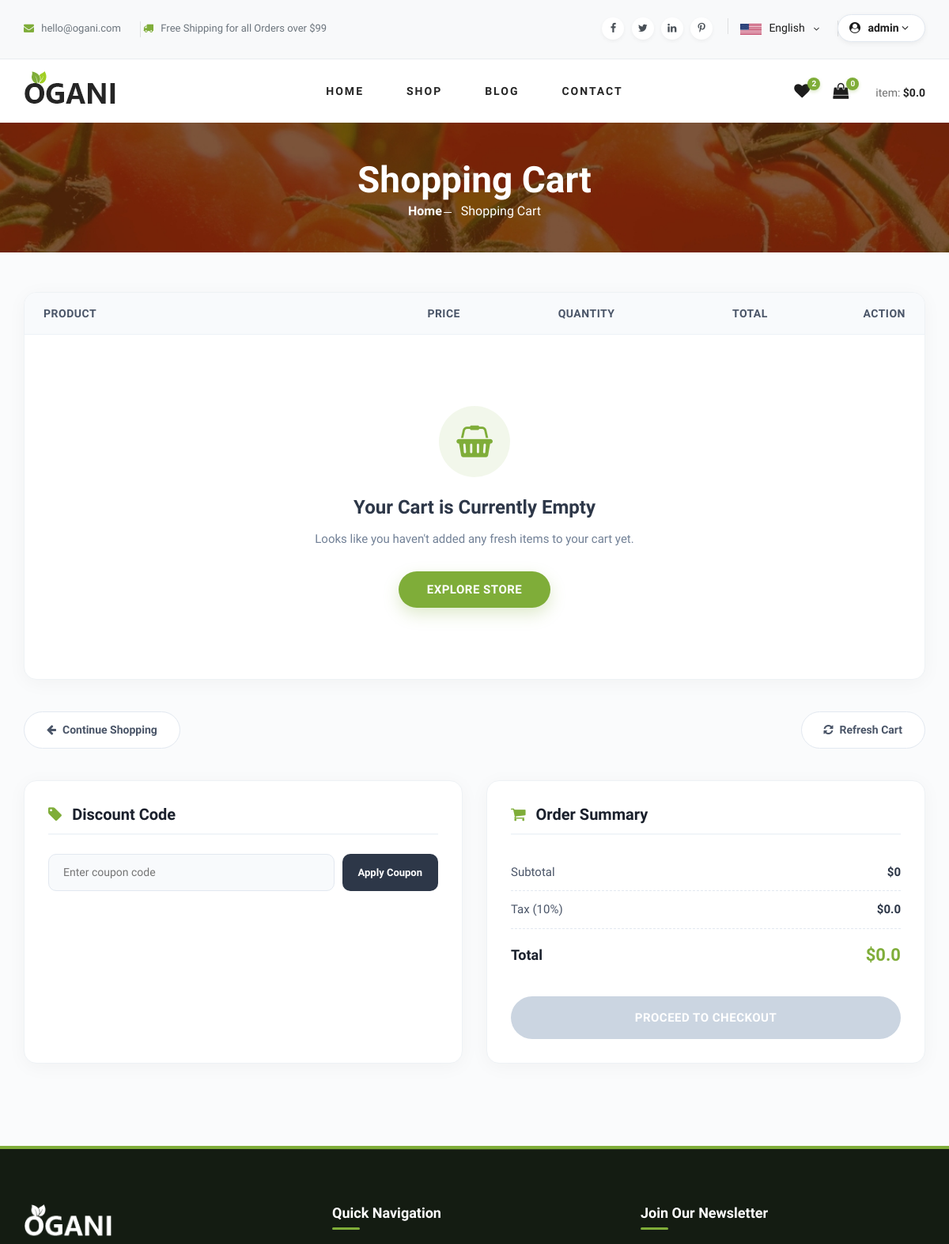
Before: /cart/cart_page/ (signed in, upper part) with the older database file.
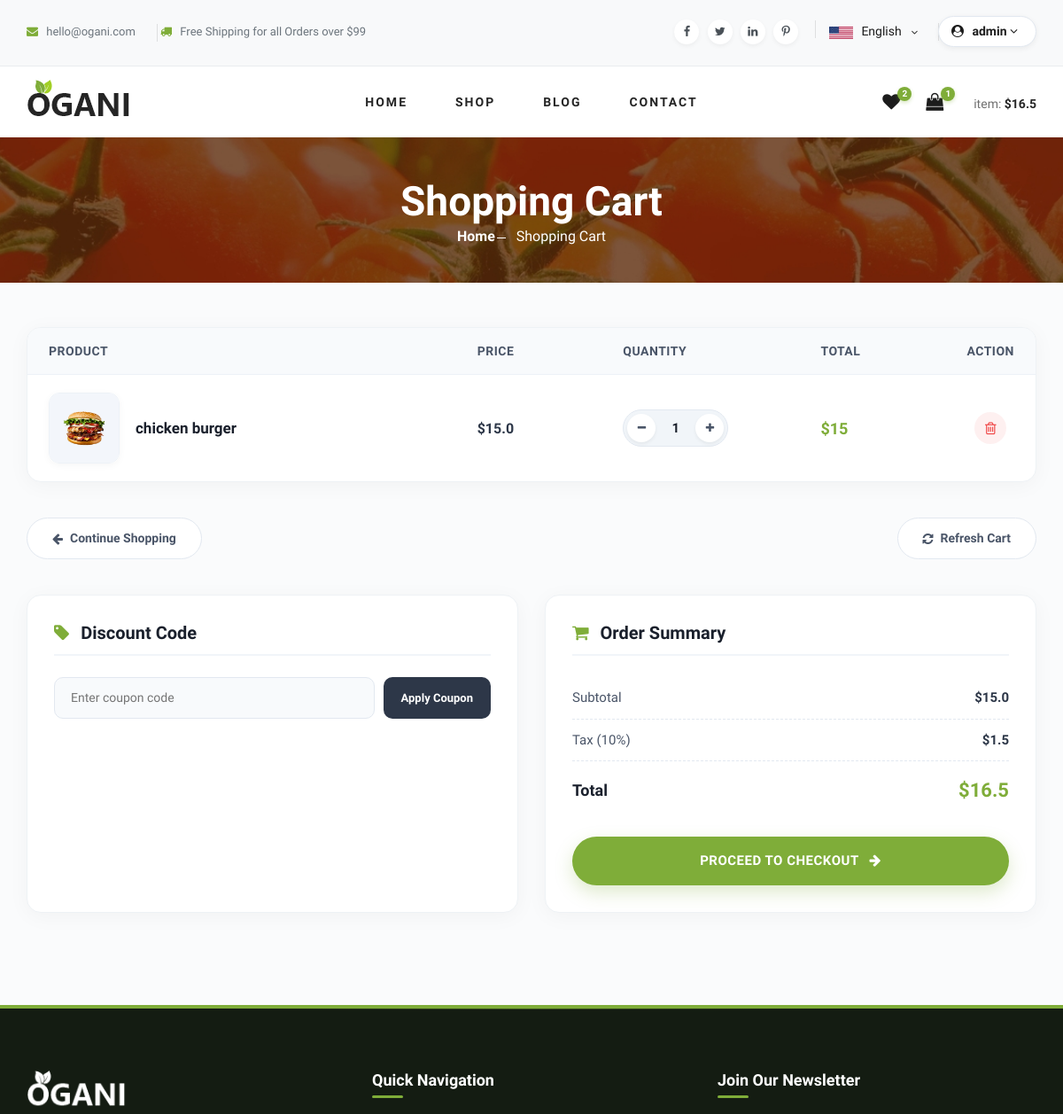
After: the same page with the newer database file.
### src/apps/cart/models.py (models this page shows, shortened)
class  CartProduct(models.Model):
    user = models.ForeignKey(UserAccount, on_delete=models.CASCADE)
    user_session = models.ForeignKey(CartID, on_delete=models.CASCADE)
    product = models.ForeignKey(Product, on_delete=models.CASCADE)
    quantity = models.IntegerField()
    price = models.IntegerField()
    date_added = models.DateTimeField(auto_now_add=True)
    def sub_total(self):
        return self.quantity * self.price

### src/apps/product/models.py (models this page shows, shortened)
class Product(models.Model):
    product_name = models.CharField(max_length=100)
    product_category = models.ForeignKey(ProductCategory, on_delete=models.PROTECT)
    product_info = models.CharField(max_length=255, blank=True)
    product_description = models.TextField(blank=True)
    product_price = models.FloatField()
    product_image = models.ImageField(upload_to='product/photos')
    product_weight = models.FloatField()
    shipping = models.CharField(max_length=100)
    is_available = models.BooleanField(default=True)
    created_at = models.DateTimeField(auto_now_add=True)
    updated_at = models.DateTimeField(auto_now_add=True)

### src/apps/cart/views.py (the view)
# urls.py: path('cart_page/', views.main_cart_page, name='cart_page'),
@login_required
def main_cart_page(request):
    html_template_name = 'cart/cart.html'
    current_user = request.user
    user_cart_products = CartProduct.objects.filter(user=current_user).select_related('product', 'product__product_category')
    total_price = 0
    tax_percent = 0.1 # 10%
    for data in user_cart_products:
        total_price += data.product.product_price * data.quantity
    tax = round(total_price * tax_percent, 2)
    final_price = total_price + tax
    context = {
        'all_products': user_cart_products,
        'total_price': total_price,
        'final_price': final_price,
        'tax': tax,
    }
    return render(request, html_template_name, context)

### src/apps/contact/contact_form.py
class NewsLetterForm(forms.ModelForm):
    class Meta:
        model = NewsLetterModel
        fields = ['email']
    def __init__(self, *args, **kwargs):
        super().__init__(*args, **kwargs)
        self.fields['email'].required = True
        self.fields['email'].widget.attrs['placeholder'] = 'Your Email'

### src/common/context_processors/cart_product_count.py (called while the page is built)
def product_in_cart_count(request):
    product_count = 0
    current_user = request.user
    try:
        if current_user.is_authenticated:
            all_cart_products = CartProduct.objects.all().filter(user=current_user)
            product_count = all_cart_products.count()
    except CartProduct.DoesNotExist:
        product_count = 0
    return dict(counter = product_count)

### src/common/context_processors/make_newsletter_form_available.py (called while the page is built)
def newsletter_for_all_app(request):
    return {'newsletter_form': NewsLetterForm()}

### src/common/context_processors/money_counter.py (called while the page is built)
def cart_total_without_tax(request):
    try:
        current_user = request.user
        if current_user.is_authenticated:
            cart = CartProduct.objects.filter(user=current_user)
            total = 0
            for item in cart:
                total += item.sub_total()
        else:
            total = 0
    except CartProduct.DoesNotExist:
        total = 0
    return {'total_without_tax': total}

### templates/cart/cart.html (shortened to what the changed rows need)
{% extends 'index.html' %}
{% load static %}
{% block content %}
<section class="breadcrumb-section set-bg" data-setbg="{% static 'img/breadcrumb.jpg' %}">
    <div class="container">
        <div class="row">
            <div class="col-lg-12 text-center">
                <div class="breadcrumb__text">
                    <h2>Shopping Cart</h2>
                </div>
            </div>
        </div>
    </div>
</section>
<section class="cart-section">
    <div class="container">
        <div class="cart-table-card">
            <table class="cart-table">
                <thead>
                    <tr>
                        <th style="width: 45%;">Product</th>
                        <th style="width: 15%;">Price</th>
                        <th style="width: 20%;">Quantity</th>
                        <th style="width: 15%;">Total</th>
                        <th style="width: 5%; text-align: center;">Action</th>
                    </tr>
                </thead>
                <tbody>
                    {% if all_products %}
                        {% for data in all_products %}
                        <tr>
                            <td>
                                <div class="cart-product-info">
                                    <img src="{{ data.product.product_image.url }}" alt="{{ data.product.product_name }}" class="cart-product-img">
                                    <h5 class="cart-product-title">{{ data.product.product_name }}</h5>
                                </div>
                            </td>
                            <td>
                                <span class="cart-price">${{ data.product.product_price }}</span>
                            </td>
                            <td>
                                <div class="qty-control-wrapper">
                                    <a href="{% url 'cart:decrease_product' data.product.id %}" class="qty-btn" title="Decrease quantity">
                                        <i class="fa fa-minus"></i>
                                    </a>
                                    <form action="{% url 'cart:increase_product' data.product.id %}" method="POST" style="display: inline-flex; align-items: center; margin: 0;">
                                        <input type="text" class="qty-input" value="{{ data.quantity }}" readonly>
                                        <button class="qty-btn" type="submit" title="Increase quantity">
                                            <i class="fa fa-plus"></i>
                                        </button>
                                    </form>
                                </div>
                            </td>
                            <td>
                                <span class="cart-total-price">${{ data.sub_total }}</span>
                            </td>
                            <td style="text-align: center;">
                                <form action="{% url 'cart:delete_product' data.product.id %}" method="POST" style="margin: 0;">
                                    <button type="submit" class="remove-btn" title="Remove item">
                                        <i class="fa fa-trash-o"></i>
                                    </button>
                                </form>
                            </td>
                        </tr>
                        {% endfor %}
                    {% else %}
                        <tr>
                            <td colspan="5">
                                <div class="empty-cart-container">
                                    <div class="empty-cart-icon">
                                        <i class="fa fa-shopping-basket"></i>
                                    </div>
                                    <h3 class="empty-cart-title">Your Cart is Currently Empty</h3>
                                    <p class="empty-cart-desc">Looks like you haven't added any fresh items to your cart yet.</p>
                                    <a href="{% url 'product:store_page' %}" class="checkout-btn" style="display: inline-block; width: auto; padding: 14px 36px;">
                                        Explore Store
                                    </a>
                                </div>
                            </td>
                        </tr>
                    {% endif %}
                </tbody>
            </table>
        </div>
        <div class="row g-4">
            <div class="col-lg-6 mb-4">
                <div class="summary-card">
                    <h5><i class="fa fa-shopping-cart" style="color: #7fad39; margin-right: 8px;"></i> Order Summary</h5>
                    <ul class="cart-summary-list">
                        <li>Subtotal <span>${{ total_price }}</span></li>
                        <li>Tax (10%) <span>${{ tax }}</span></li>
                        <li>Total <span>${{ final_price }}</span></li>
                    </ul>
                    {% if all_products %}
                        <a href="{% url 'payment:checkout' %}" class="checkout-btn">
                            Proceed to Checkout <i class="fa fa-arrow-right" style="margin-left: 8px;"></i>
                        </a>
                    {% else %}
                        <a href="#" class="checkout-btn disabled">
                            Proceed to Checkout
                        </a>
                    {% endif %}
                </div>
            </div>
        </div>
    </div>
</section>
{% endblock %}

### templates/base/header.html (shortened to what the changed rows need)
{% load static %}
<!DOCTYPE html>
<html lang="en">
<head>
    <link rel="stylesheet" href="{% static 'css/bootstrap.min.css' %}" type="text/css">
    <link rel="stylesheet" href="{% static 'css/font-awesome.min.css' %}" type="text/css">
    <link rel="stylesheet" href="{% static 'css/elegant-icons.css' %}" type="text/css">
    <link rel="stylesheet" href="{% static 'css/nice-select.css' %}" type="text/css">
    <link rel="stylesheet" href="{% static 'css/jquery-ui.min.css' %}" type="text/css">
    <link rel="stylesheet" href="{% static 'css/owl.carousel.min.css' %}" type="text/css">
    <link rel="stylesheet" href="{% static 'css/slicknav.min.css' %}" type="text/css">
    <link rel="stylesheet" href="{% static 'css/style.css' %}" type="text/css">
</head>
<body>
    <header class="header">
        <div class="container">
            <div class="row align-items-center">
                <div class="col-lg-3">
                    <div class="header__cart">
                        <ul>
                            {% if user.is_authenticated %}
                            <li><a href="{% url 'cart:wishlist_page' %}"><i class="fa fa-heart"></i> <span>{{ count_wishlist|default:"0" }}</span></a></li>
                            <li><a href="{% url 'cart:cart_page' %}"><i class="fa fa-shopping-bag"></i> <span>{{ counter|default:"0" }}</span></a></li>
                            {% else %}
                            <li><a href="#"><i class="fa fa-heart"></i> <span>0</span></a></li>
                            <li><a href="#"><i class="fa fa-shopping-bag"></i> <span>0</span></a></li>
                            {% endif %}
                        </ul>
                        {% if user.is_authenticated %}
                        <div class="header__cart__price">item: <span>${{ cart_total }}</span></div>
                        {% else %}
                        <div class="header__cart__price">item: <span>$00.00</span></div>
                        {% endif %}
                    </div>
                </div>
            </div>
        </div>
    </header>

Changed rows visible on the page:
added CartProduct: product.product_image (picture), product.product_name "chicken burger", product.product_price "15.0", quantity "1", sub_total "15"
Other visible differences:
{{ counter|default:"0" }}: "0" → "1"
{{ cart_total }}: "0.0" → "16.5"
{{ total_price }}: "0" → "15.0"
{{ tax }}: "0.0" → "1.5"
{{ final_price }}: "0.0" → "16.5"
text no longer shown: "Your Cart is Currently Empty Looks like you haven't added any fresh items to your cart yet. EXPLORE STORE"
